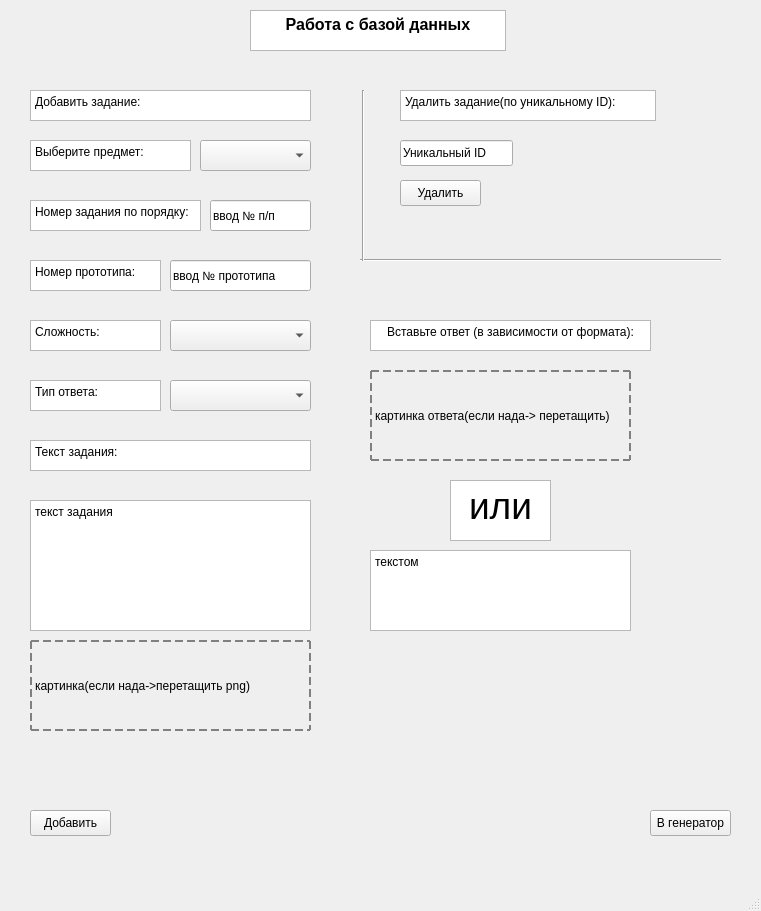
<?xml version="1.0" encoding="UTF-8"?>
<ui version="4.0">
 <class>MainWindow</class>
 <widget class="QMainWindow" name="MainWindow">
  <property name="geometry">
   <rect>
    <x>0</x>
    <y>0</y>
    <width>761</width>
    <height>911</height>
   </rect>
  </property>
  <property name="windowTitle">
   <string>MainWindow</string>
  </property>
  <widget class="QWidget" name="centralwidget">
   <widget class="QTextBrowser" name="textBrowser">
    <property name="geometry">
     <rect>
      <x>30</x>
      <y>90</y>
      <width>281</width>
      <height>31</height>
     </rect>
    </property>
    <property name="html">
     <string>&lt;!DOCTYPE HTML PUBLIC &quot;-//W3C//DTD HTML 4.0//EN&quot; &quot;http://www.w3.org/TR/REC-html40/strict.dtd&quot;&gt;
&lt;html&gt;&lt;head&gt;&lt;meta name=&quot;qrichtext&quot; content=&quot;1&quot; /&gt;&lt;meta charset=&quot;utf-8&quot; /&gt;&lt;style type=&quot;text/css&quot;&gt;
p, li { white-space: pre-wrap; }
hr { height: 1px; border-width: 0; }
li.unchecked::marker { content: &quot;\2610&quot;; }
li.checked::marker { content: &quot;\2612&quot;; }
&lt;/style&gt;&lt;/head&gt;&lt;body style=&quot; font-family:'Segoe UI'; font-size:9pt; font-weight:400; font-style:normal;&quot;&gt;
&lt;p style=&quot; margin-top:0px; margin-bottom:0px; margin-left:0px; margin-right:0px; -qt-block-indent:0; text-indent:0px;&quot;&gt;Добавить задание:&lt;/p&gt;&lt;/body&gt;&lt;/html&gt;</string>
    </property>
   </widget>
   <widget class="QTextBrowser" name="textBrowser_2">
    <property name="geometry">
     <rect>
      <x>250</x>
      <y>10</y>
      <width>256</width>
      <height>41</height>
     </rect>
    </property>
    <property name="html">
     <string>&lt;!DOCTYPE HTML PUBLIC &quot;-//W3C//DTD HTML 4.0//EN&quot; &quot;http://www.w3.org/TR/REC-html40/strict.dtd&quot;&gt;
&lt;html&gt;&lt;head&gt;&lt;meta name=&quot;qrichtext&quot; content=&quot;1&quot; /&gt;&lt;meta charset=&quot;utf-8&quot; /&gt;&lt;style type=&quot;text/css&quot;&gt;
p, li { white-space: pre-wrap; }
hr { height: 1px; border-width: 0; }
li.unchecked::marker { content: &quot;\2610&quot;; }
li.checked::marker { content: &quot;\2612&quot;; }
&lt;/style&gt;&lt;/head&gt;&lt;body style=&quot; font-family:'Segoe UI'; font-size:9pt; font-weight:400; font-style:normal;&quot;&gt;
&lt;p align=&quot;center&quot; style=&quot; margin-top:0px; margin-bottom:0px; margin-left:0px; margin-right:0px; -qt-block-indent:0; text-indent:0px;&quot;&gt;&lt;span style=&quot; font-size:12pt; font-weight:700;&quot;&gt;Работа с базой данных&lt;/span&gt;&lt;/p&gt;&lt;/body&gt;&lt;/html&gt;</string>
    </property>
   </widget>
   <widget class="QComboBox" name="comboBox">
    <property name="geometry">
     <rect>
      <x>200</x>
      <y>140</y>
      <width>111</width>
      <height>31</height>
     </rect>
    </property>
    <item>
     <property name="text">
      <string/>
     </property>
    </item>
    <item>
     <property name="text">
      <string>MATH-OGE</string>
     </property>
    </item>
    <item>
     <property name="text">
      <string>PHYS-OGE</string>
     </property>
    </item>
   </widget>
   <widget class="QTextBrowser" name="textBrowser_4">
    <property name="geometry">
     <rect>
      <x>30</x>
      <y>140</y>
      <width>161</width>
      <height>31</height>
     </rect>
    </property>
    <property name="html">
     <string>&lt;!DOCTYPE HTML PUBLIC &quot;-//W3C//DTD HTML 4.0//EN&quot; &quot;http://www.w3.org/TR/REC-html40/strict.dtd&quot;&gt;
&lt;html&gt;&lt;head&gt;&lt;meta name=&quot;qrichtext&quot; content=&quot;1&quot; /&gt;&lt;meta charset=&quot;utf-8&quot; /&gt;&lt;style type=&quot;text/css&quot;&gt;
p, li { white-space: pre-wrap; }
hr { height: 1px; border-width: 0; }
li.unchecked::marker { content: &quot;\2610&quot;; }
li.checked::marker { content: &quot;\2612&quot;; }
&lt;/style&gt;&lt;/head&gt;&lt;body style=&quot; font-family:'Segoe UI'; font-size:9pt; font-weight:400; font-style:normal;&quot;&gt;
&lt;p style=&quot; margin-top:0px; margin-bottom:0px; margin-left:0px; margin-right:0px; -qt-block-indent:0; text-indent:0px;&quot;&gt;Выберите предмет:&lt;/p&gt;&lt;/body&gt;&lt;/html&gt;</string>
    </property>
   </widget>
   <widget class="QTextBrowser" name="textBrowser_5">
    <property name="geometry">
     <rect>
      <x>30</x>
      <y>200</y>
      <width>171</width>
      <height>31</height>
     </rect>
    </property>
    <property name="html">
     <string>&lt;!DOCTYPE HTML PUBLIC &quot;-//W3C//DTD HTML 4.0//EN&quot; &quot;http://www.w3.org/TR/REC-html40/strict.dtd&quot;&gt;
&lt;html&gt;&lt;head&gt;&lt;meta name=&quot;qrichtext&quot; content=&quot;1&quot; /&gt;&lt;meta charset=&quot;utf-8&quot; /&gt;&lt;style type=&quot;text/css&quot;&gt;
p, li { white-space: pre-wrap; }
hr { height: 1px; border-width: 0; }
li.unchecked::marker { content: &quot;\2610&quot;; }
li.checked::marker { content: &quot;\2612&quot;; }
&lt;/style&gt;&lt;/head&gt;&lt;body style=&quot; font-family:'Segoe UI'; font-size:9pt; font-weight:400; font-style:normal;&quot;&gt;
&lt;p style=&quot; margin-top:0px; margin-bottom:0px; margin-left:0px; margin-right:0px; -qt-block-indent:0; text-indent:0px;&quot;&gt;Номер задания по порядку:&lt;/p&gt;&lt;/body&gt;&lt;/html&gt;</string>
    </property>
   </widget>
   <widget class="QTextBrowser" name="textBrowser_6">
    <property name="geometry">
     <rect>
      <x>30</x>
      <y>260</y>
      <width>131</width>
      <height>31</height>
     </rect>
    </property>
    <property name="html">
     <string>&lt;!DOCTYPE HTML PUBLIC &quot;-//W3C//DTD HTML 4.0//EN&quot; &quot;http://www.w3.org/TR/REC-html40/strict.dtd&quot;&gt;
&lt;html&gt;&lt;head&gt;&lt;meta name=&quot;qrichtext&quot; content=&quot;1&quot; /&gt;&lt;meta charset=&quot;utf-8&quot; /&gt;&lt;style type=&quot;text/css&quot;&gt;
p, li { white-space: pre-wrap; }
hr { height: 1px; border-width: 0; }
li.unchecked::marker { content: &quot;\2610&quot;; }
li.checked::marker { content: &quot;\2612&quot;; }
&lt;/style&gt;&lt;/head&gt;&lt;body style=&quot; font-family:'Segoe UI'; font-size:9pt; font-weight:400; font-style:normal;&quot;&gt;
&lt;p style=&quot; margin-top:0px; margin-bottom:0px; margin-left:0px; margin-right:0px; -qt-block-indent:0; text-indent:0px;&quot;&gt;Номер прототипа:&lt;/p&gt;&lt;/body&gt;&lt;/html&gt;</string>
    </property>
   </widget>
   <widget class="QLineEdit" name="lineEdit_2">
    <property name="geometry">
     <rect>
      <x>210</x>
      <y>200</y>
      <width>101</width>
      <height>31</height>
     </rect>
    </property>
    <property name="text">
     <string>ввод № п/п</string>
    </property>
   </widget>
   <widget class="QLineEdit" name="lineEdit_3">
    <property name="geometry">
     <rect>
      <x>170</x>
      <y>260</y>
      <width>141</width>
      <height>31</height>
     </rect>
    </property>
    <property name="text">
     <string>ввод № прототипа</string>
    </property>
   </widget>
   <widget class="QTextBrowser" name="textBrowser_7">
    <property name="geometry">
     <rect>
      <x>30</x>
      <y>320</y>
      <width>131</width>
      <height>31</height>
     </rect>
    </property>
    <property name="html">
     <string>&lt;!DOCTYPE HTML PUBLIC &quot;-//W3C//DTD HTML 4.0//EN&quot; &quot;http://www.w3.org/TR/REC-html40/strict.dtd&quot;&gt;
&lt;html&gt;&lt;head&gt;&lt;meta name=&quot;qrichtext&quot; content=&quot;1&quot; /&gt;&lt;meta charset=&quot;utf-8&quot; /&gt;&lt;style type=&quot;text/css&quot;&gt;
p, li { white-space: pre-wrap; }
hr { height: 1px; border-width: 0; }
li.unchecked::marker { content: &quot;\2610&quot;; }
li.checked::marker { content: &quot;\2612&quot;; }
&lt;/style&gt;&lt;/head&gt;&lt;body style=&quot; font-family:'Segoe UI'; font-size:9pt; font-weight:400; font-style:normal;&quot;&gt;
&lt;p style=&quot; margin-top:0px; margin-bottom:0px; margin-left:0px; margin-right:0px; -qt-block-indent:0; text-indent:0px;&quot;&gt;Сложность:&lt;/p&gt;&lt;/body&gt;&lt;/html&gt;</string>
    </property>
   </widget>
   <widget class="QComboBox" name="comboBox_2">
    <property name="geometry">
     <rect>
      <x>170</x>
      <y>320</y>
      <width>141</width>
      <height>31</height>
     </rect>
    </property>
    <item>
     <property name="text">
      <string/>
     </property>
    </item>
    <item>
     <property name="text">
      <string>1</string>
     </property>
    </item>
    <item>
     <property name="text">
      <string>2</string>
     </property>
    </item>
    <item>
     <property name="text">
      <string>3</string>
     </property>
    </item>
   </widget>
   <widget class="QTextBrowser" name="textBrowser_8">
    <property name="geometry">
     <rect>
      <x>30</x>
      <y>440</y>
      <width>281</width>
      <height>31</height>
     </rect>
    </property>
    <property name="html">
     <string>&lt;!DOCTYPE HTML PUBLIC &quot;-//W3C//DTD HTML 4.0//EN&quot; &quot;http://www.w3.org/TR/REC-html40/strict.dtd&quot;&gt;
&lt;html&gt;&lt;head&gt;&lt;meta name=&quot;qrichtext&quot; content=&quot;1&quot; /&gt;&lt;meta charset=&quot;utf-8&quot; /&gt;&lt;style type=&quot;text/css&quot;&gt;
p, li { white-space: pre-wrap; }
hr { height: 1px; border-width: 0; }
li.unchecked::marker { content: &quot;\2610&quot;; }
li.checked::marker { content: &quot;\2612&quot;; }
&lt;/style&gt;&lt;/head&gt;&lt;body style=&quot; font-family:'Segoe UI'; font-size:9pt; font-weight:400; font-style:normal;&quot;&gt;
&lt;p style=&quot; margin-top:0px; margin-bottom:0px; margin-left:0px; margin-right:0px; -qt-block-indent:0; text-indent:0px;&quot;&gt;Текст задания:&lt;/p&gt;&lt;/body&gt;&lt;/html&gt;</string>
    </property>
   </widget>
   <widget class="QTextBrowser" name="textBrowser_9">
    <property name="geometry">
     <rect>
      <x>400</x>
      <y>90</y>
      <width>256</width>
      <height>31</height>
     </rect>
    </property>
    <property name="html">
     <string>&lt;!DOCTYPE HTML PUBLIC &quot;-//W3C//DTD HTML 4.0//EN&quot; &quot;http://www.w3.org/TR/REC-html40/strict.dtd&quot;&gt;
&lt;html&gt;&lt;head&gt;&lt;meta name=&quot;qrichtext&quot; content=&quot;1&quot; /&gt;&lt;meta charset=&quot;utf-8&quot; /&gt;&lt;style type=&quot;text/css&quot;&gt;
p, li { white-space: pre-wrap; }
hr { height: 1px; border-width: 0; }
li.unchecked::marker { content: &quot;\2610&quot;; }
li.checked::marker { content: &quot;\2612&quot;; }
&lt;/style&gt;&lt;/head&gt;&lt;body style=&quot; font-family:'Segoe UI'; font-size:9pt; font-weight:400; font-style:normal;&quot;&gt;
&lt;p style=&quot; margin-top:0px; margin-bottom:0px; margin-left:0px; margin-right:0px; -qt-block-indent:0; text-indent:0px;&quot;&gt;Удалить задание(по уникальному ID):&lt;/p&gt;&lt;/body&gt;&lt;/html&gt;</string>
    </property>
   </widget>
   <widget class="QPushButton" name="pushButton">
    <property name="geometry">
     <rect>
      <x>30</x>
      <y>810</y>
      <width>81</width>
      <height>26</height>
     </rect>
    </property>
    <property name="text">
     <string>Добавить</string>
    </property>
   </widget>
   <widget class="QLineEdit" name="lineEdit_5">
    <property name="geometry">
     <rect>
      <x>400</x>
      <y>140</y>
      <width>113</width>
      <height>26</height>
     </rect>
    </property>
    <property name="text">
     <string>Уникальный ID </string>
    </property>
   </widget>
   <widget class="QPushButton" name="pushButton_2">
    <property name="geometry">
     <rect>
      <x>400</x>
      <y>180</y>
      <width>81</width>
      <height>26</height>
     </rect>
    </property>
    <property name="text">
     <string>Удалить</string>
    </property>
   </widget>
   <widget class="QTextEdit" name="textEdit">
    <property name="geometry">
     <rect>
      <x>30</x>
      <y>500</y>
      <width>281</width>
      <height>131</height>
     </rect>
    </property>
    <property name="html">
     <string>&lt;!DOCTYPE HTML PUBLIC &quot;-//W3C//DTD HTML 4.0//EN&quot; &quot;http://www.w3.org/TR/REC-html40/strict.dtd&quot;&gt;
&lt;html&gt;&lt;head&gt;&lt;meta name=&quot;qrichtext&quot; content=&quot;1&quot; /&gt;&lt;meta charset=&quot;utf-8&quot; /&gt;&lt;style type=&quot;text/css&quot;&gt;
p, li { white-space: pre-wrap; }
hr { height: 1px; border-width: 0; }
li.unchecked::marker { content: &quot;\2610&quot;; }
li.checked::marker { content: &quot;\2612&quot;; }
&lt;/style&gt;&lt;/head&gt;&lt;body style=&quot; font-family:'Segoe UI'; font-size:9pt; font-weight:400; font-style:normal;&quot;&gt;
&lt;p style=&quot; margin-top:0px; margin-bottom:0px; margin-left:0px; margin-right:0px; -qt-block-indent:0; text-indent:0px;&quot;&gt;текст задания&lt;/p&gt;&lt;/body&gt;&lt;/html&gt;</string>
    </property>
   </widget>
   <widget class="QPushButton" name="pushButton_3">
    <property name="geometry">
     <rect>
      <x>650</x>
      <y>810</y>
      <width>81</width>
      <height>26</height>
     </rect>
    </property>
    <property name="text">
     <string>В генератор</string>
    </property>
   </widget>
   <widget class="QLabel" name="label">
    <property name="enabled">
     <bool>true</bool>
    </property>
    <property name="geometry">
     <rect>
      <x>30</x>
      <y>640</y>
      <width>281</width>
      <height>91</height>
     </rect>
    </property>
    <property name="acceptDrops">
     <bool>true</bool>
    </property>
    <property name="styleSheet">
     <string notr="true">border: 2px dashed gray;</string>
    </property>
    <property name="text">
     <string>картинка(если нада-&gt;перетащить png)</string>
    </property>
   </widget>
   <widget class="QTextBrowser" name="textBrowser_10">
    <property name="geometry">
     <rect>
      <x>30</x>
      <y>380</y>
      <width>131</width>
      <height>31</height>
     </rect>
    </property>
    <property name="html">
     <string>&lt;!DOCTYPE HTML PUBLIC &quot;-//W3C//DTD HTML 4.0//EN&quot; &quot;http://www.w3.org/TR/REC-html40/strict.dtd&quot;&gt;
&lt;html&gt;&lt;head&gt;&lt;meta name=&quot;qrichtext&quot; content=&quot;1&quot; /&gt;&lt;meta charset=&quot;utf-8&quot; /&gt;&lt;style type=&quot;text/css&quot;&gt;
p, li { white-space: pre-wrap; }
hr { height: 1px; border-width: 0; }
li.unchecked::marker { content: &quot;\2610&quot;; }
li.checked::marker { content: &quot;\2612&quot;; }
&lt;/style&gt;&lt;/head&gt;&lt;body style=&quot; font-family:'Segoe UI'; font-size:9pt; font-weight:400; font-style:normal;&quot;&gt;
&lt;p style=&quot; margin-top:0px; margin-bottom:0px; margin-left:0px; margin-right:0px; -qt-block-indent:0; text-indent:0px;&quot;&gt;Тип ответа:&lt;/p&gt;&lt;/body&gt;&lt;/html&gt;</string>
    </property>
   </widget>
   <widget class="QComboBox" name="comboBox_3">
    <property name="geometry">
     <rect>
      <x>170</x>
      <y>380</y>
      <width>141</width>
      <height>31</height>
     </rect>
    </property>
    <item>
     <property name="text">
      <string/>
     </property>
    </item>
    <item>
     <property name="text">
      <string>multiple_choice</string>
     </property>
    </item>
    <item>
     <property name="text">
      <string>short_answer</string>
     </property>
    </item>
    <item>
     <property name="text">
      <string>extended_answer</string>
     </property>
    </item>
   </widget>
   <widget class="QLabel" name="label_answer">
    <property name="geometry">
     <rect>
      <x>370</x>
      <y>370</y>
      <width>261</width>
      <height>91</height>
     </rect>
    </property>
    <property name="styleSheet">
     <string notr="true">border: 2px dashed gray;</string>
    </property>
    <property name="text">
     <string>картинка ответа(если нада-&gt; перетащить)</string>
    </property>
   </widget>
   <widget class="QTextBrowser" name="textBrowser_3">
    <property name="geometry">
     <rect>
      <x>370</x>
      <y>320</y>
      <width>281</width>
      <height>31</height>
     </rect>
    </property>
    <property name="html">
     <string>&lt;!DOCTYPE HTML PUBLIC &quot;-//W3C//DTD HTML 4.0//EN&quot; &quot;http://www.w3.org/TR/REC-html40/strict.dtd&quot;&gt;
&lt;html&gt;&lt;head&gt;&lt;meta name=&quot;qrichtext&quot; content=&quot;1&quot; /&gt;&lt;meta charset=&quot;utf-8&quot; /&gt;&lt;style type=&quot;text/css&quot;&gt;
p, li { white-space: pre-wrap; }
hr { height: 1px; border-width: 0; }
li.unchecked::marker { content: &quot;\2610&quot;; }
li.checked::marker { content: &quot;\2612&quot;; }
&lt;/style&gt;&lt;/head&gt;&lt;body style=&quot; font-family:'Segoe UI'; font-size:9pt; font-weight:400; font-style:normal;&quot;&gt;
&lt;p align=&quot;center&quot; style=&quot; margin-top:0px; margin-bottom:0px; margin-left:0px; margin-right:0px; -qt-block-indent:0; text-indent:0px;&quot;&gt;Вставьте ответ (в зависимости от формата):&lt;/p&gt;&lt;/body&gt;&lt;/html&gt;</string>
    </property>
   </widget>
   <widget class="QTextEdit" name="answer_side">
    <property name="geometry">
     <rect>
      <x>370</x>
      <y>550</y>
      <width>261</width>
      <height>81</height>
     </rect>
    </property>
    <property name="html">
     <string>&lt;!DOCTYPE HTML PUBLIC &quot;-//W3C//DTD HTML 4.0//EN&quot; &quot;http://www.w3.org/TR/REC-html40/strict.dtd&quot;&gt;
&lt;html&gt;&lt;head&gt;&lt;meta name=&quot;qrichtext&quot; content=&quot;1&quot; /&gt;&lt;meta charset=&quot;utf-8&quot; /&gt;&lt;style type=&quot;text/css&quot;&gt;
p, li { white-space: pre-wrap; }
hr { height: 1px; border-width: 0; }
li.unchecked::marker { content: &quot;\2610&quot;; }
li.checked::marker { content: &quot;\2612&quot;; }
&lt;/style&gt;&lt;/head&gt;&lt;body style=&quot; font-family:'Segoe UI'; font-size:9pt; font-weight:400; font-style:normal;&quot;&gt;
&lt;p style=&quot; margin-top:0px; margin-bottom:0px; margin-left:0px; margin-right:0px; -qt-block-indent:0; text-indent:0px;&quot;&gt;текстом&lt;/p&gt;&lt;/body&gt;&lt;/html&gt;</string>
    </property>
   </widget>
   <widget class="QTextBrowser" name="textBrowser_11">
    <property name="geometry">
     <rect>
      <x>450</x>
      <y>480</y>
      <width>101</width>
      <height>61</height>
     </rect>
    </property>
    <property name="html">
     <string>&lt;!DOCTYPE HTML PUBLIC &quot;-//W3C//DTD HTML 4.0//EN&quot; &quot;http://www.w3.org/TR/REC-html40/strict.dtd&quot;&gt;
&lt;html&gt;&lt;head&gt;&lt;meta name=&quot;qrichtext&quot; content=&quot;1&quot; /&gt;&lt;meta charset=&quot;utf-8&quot; /&gt;&lt;style type=&quot;text/css&quot;&gt;
p, li { white-space: pre-wrap; }
hr { height: 1px; border-width: 0; }
li.unchecked::marker { content: &quot;\2610&quot;; }
li.checked::marker { content: &quot;\2612&quot;; }
&lt;/style&gt;&lt;/head&gt;&lt;body style=&quot; font-family:'Segoe UI'; font-size:9pt; font-weight:400; font-style:normal;&quot;&gt;
&lt;p align=&quot;center&quot; style=&quot; margin-top:0px; margin-bottom:0px; margin-left:0px; margin-right:0px; -qt-block-indent:0; text-indent:0px;&quot;&gt;&lt;span style=&quot; font-size:28pt;&quot;&gt;или&lt;/span&gt;&lt;/p&gt;&lt;/body&gt;&lt;/html&gt;</string>
    </property>
   </widget>
   <widget class="Line" name="line">
    <property name="geometry">
     <rect>
      <x>360</x>
      <y>250</y>
      <width>361</width>
      <height>20</height>
     </rect>
    </property>
    <property name="orientation">
     <enum>Qt::Orientation::Horizontal</enum>
    </property>
   </widget>
   <widget class="Line" name="line_2">
    <property name="geometry">
     <rect>
      <x>353</x>
      <y>90</y>
      <width>20</width>
      <height>171</height>
     </rect>
    </property>
    <property name="orientation">
     <enum>Qt::Orientation::Vertical</enum>
    </property>
   </widget>
  </widget>
  <widget class="QMenuBar" name="menubar">
   <property name="geometry">
    <rect>
     <x>0</x>
     <y>0</y>
     <width>761</width>
     <height>33</height>
    </rect>
   </property>
  </widget>
  <widget class="QStatusBar" name="statusbar"/>
 </widget>
 <resources/>
 <connections/>
</ui>
